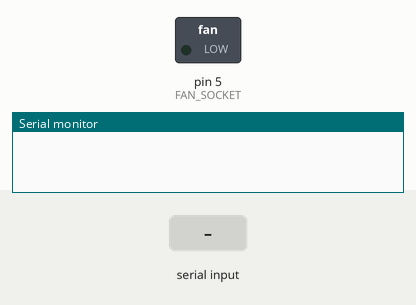
The sketch below on a simulated Arduino Uno, built with avr-gcc and run on an emulated ATmega328P. On the bench: switched loads named in the sketch (green lamp = pin HIGH), the last lines printed to the serial monitor. The test bench sets the inputs (shaded band).

Above: at 1.2 s.
1.3 s: byte 1 (1) received over Serial
At 1.7 s:
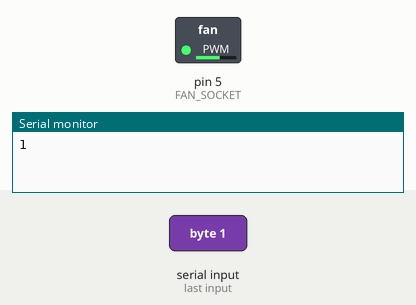
2.9 s: byte 2 (2) received over Serial
At 4.2 s:
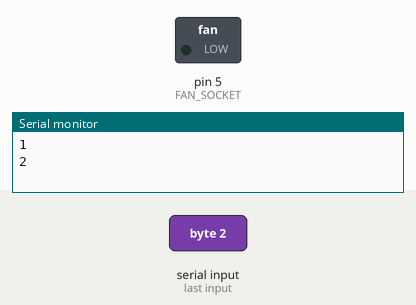
Timing chart, 0 to 5.9 s (numbered marks = the images above; inputs shaded):
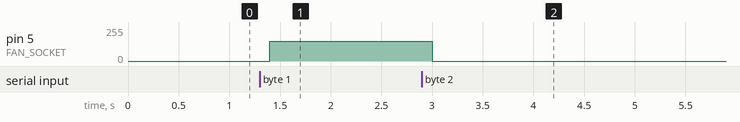

The sketch:

fun_control_from_ios.ino
```cpp
const int FAN_SOCKET = 5;
int fan_out = 0;

void setup() {
  pinMode(FAN_SOCKET, OUTPUT);
  Serial.begin(9600);
}

void loop() {
  if (Serial.available() > 0) {
    int data = Serial.read();

    if (data == 1) {
      Serial.println(1);
      fan_out = 150;
    }

    if (data == 2) {
      Serial.println(2);
      fan_out = 0;
    }
  }
  analogWrite( FAN_SOCKET, fan_out );
  delay (100);
}
```

Measured:
- after the input at 1.3 s, pin 5 (FAN_SOCKET): 0/255 → 150/255 after 0.10 s
- after the input at 2.9 s, pin 5 (FAN_SOCKET): 150/255 → 0/255 after 0.10 s
